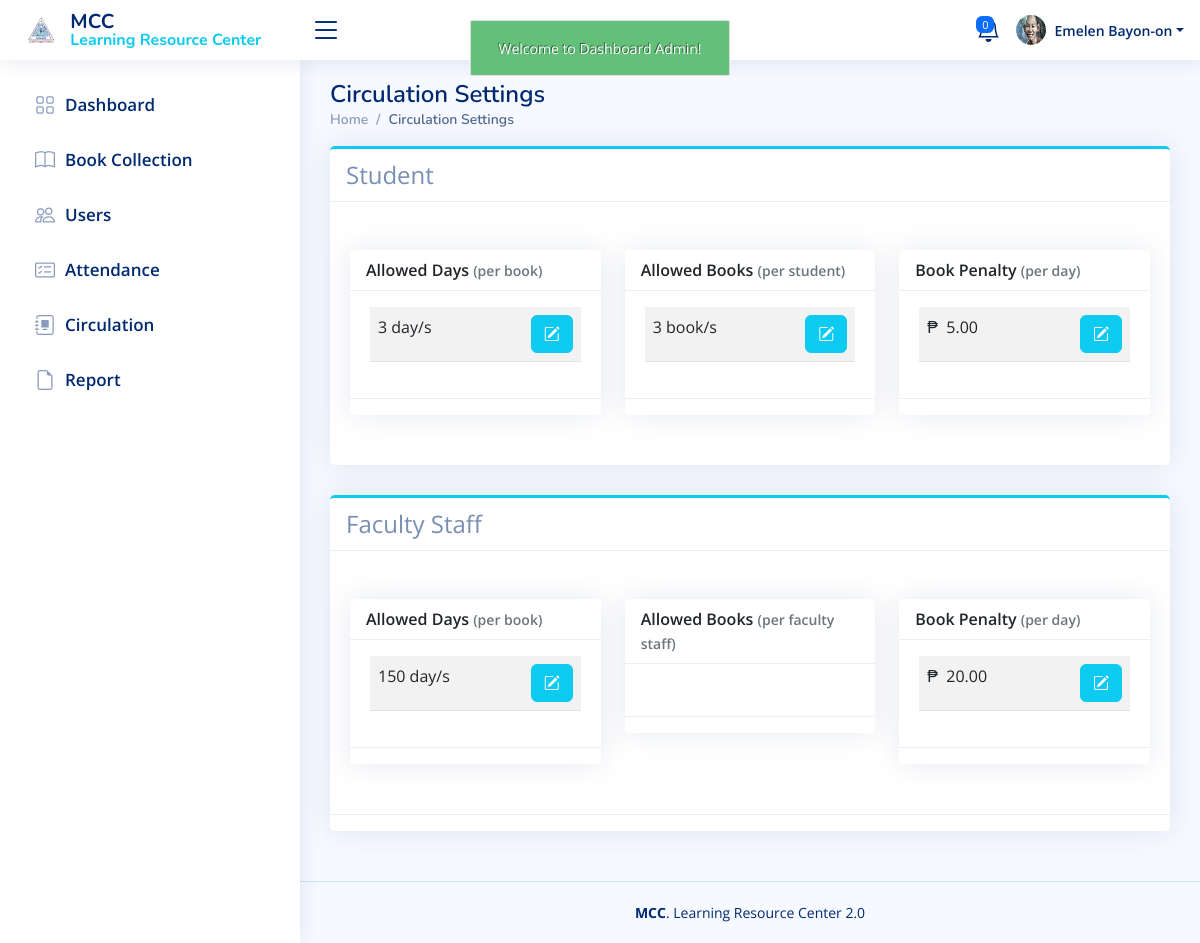
/admin/circulation_settings.php (signed in), run on the app's committed database.
### tables this page shows
CREATE TABLE `allowed_days` (
  `allowed_days_id` int(11) NOT NULL,
  `no_of_days` int(11) NOT NULL
);

CREATE TABLE `allowed_book` (
  `allowed_book_id` int(11) NOT NULL,
  `qntty_books` int(11) NOT NULL
);

CREATE TABLE `penalty` (
  `penalty_id` int(11) NOT NULL,
  `penalty_amount` int(11) NOT NULL
);

### admin/circulation_settings_allowed_days_student.php (the view, shortened to what this page needs)
<div class="col-12 col-md-4 mt-5">
     <div class="card">
          <div class="card-header text-dark  fw-semibold ">
               Allowed Days <span class="text-muted small">(per book)</span>
          </div>
          <div class="card-body">
               <table class="table table-striped mt-3">
                    <tbody>
                         <?php
                         $penalty_query= mysqli_query($con,"SELECT * FROM allowed_days WHERE allowed_days_id = 1 ");
                         while ($student = mysqli_fetch_array ($penalty_query) ){
                         $student_allowed_days_id=$student['allowed_days_id'];
					?>
                         <tr>
                              <td><?php echo $student['no_of_days']; ?>&nbsp;day/s</td>
                              <td style="width: 10px;">
                                   <span data-bs-toggle="tooltip" data-bs-placement="top" title="Edit Day/s">
                                        <a href="#days_edit<?php echo $student_allowed_days_id;?>" type="button"
                                             class="btn btn-info text-white" data-bs-toggle="modal"
                                             data-bs-target="#days_edit<?php echo $student_allowed_days_id;?>">
                                             <i class="bi bi-pencil-square "></i>
                                        </a>
                                   </span>
                              </td>
          </div>
     </div>
</div>
</div>
<?php } ?>
</div>
<div class="card-footer">
</div>
</div>
</div>

### admin/includes/topnav.php (shortened to what this page needs)
<header id="header" class="header fixed-top d-flex align-items-center">
    <div class="d-flex align-items-center">
        <a href="index.php" class="logo d-flex align-items-center">
            <img src="assets/img/mcc-logo.png" alt="logo" class="mx-2" />
            <span class="d-none d-lg-block mx-2">MCC <span class="text-info d-block fs-6">Learning Resource Center</span></span>
        </a>
        <i class="bi bi-list toggle-sidebar-btn"></i>
    </div>
    <?php
    if (isset($_SESSION['auth_admin']['admin_id'])) {
        $id_session = $_SESSION['auth_admin']['admin_id'];
    }
    ?>
    <nav class="header-nav ms-auto">
        <ul class="d-flex align-items-center">
            <li class="nav-item dropdown me-3">
                <a class="nav-link nav-icon fs-4" href="#" data-bs-toggle="dropdown">
                    <?php
                    $query = "SELECT COUNT(DISTINCT CONCAT(h.user_id, '-', h.faculty_id)) AS total_borrowers
                    FROM holds h
                    WHERE h.hold_status = 'Hold'";
                    $query_run = mysqli_query($con, $query);
                    $total_borrowers = $query_run ? mysqli_fetch_assoc($query_run)['total_borrowers'] : 0;
                    echo '<span class="badge bg-primary badge-number">'.$total_borrowers.'</span>';
                    ?>
                </a>
            </li>
            <li class="nav-item dropdown pe-3">
                <?php
                $query = "SELECT * FROM admin WHERE admin_id = '$id_session'";
                $query_run = mysqli_query($con, $query);
                $row = mysqli_fetch_array($query_run);
                ?>
                <a class="nav-link nav-profile d-flex align-items-center pe-0" href="javascript:;" data-bs-toggle="dropdown">
                    <img src="<?= $row['admin_image'] ? '../uploads/admin_profile/'.$row['admin_image'] : 'assets/img/admin.png'; ?>" alt="" width="30px" height="30px" class="rounded-circle">
                    <span class="d-none d-md-block dropdown-toggle ps-2"><?= $_SESSION['auth_admin']['admin_name']; ?></span>
                </a>
            </li>
        </ul>
    </nav>
</header>

### admin/circulation_settings_allowed_qntty_student.php (shortened to what this page needs)
<div class="col-12 col-md-4  mt-5">
     <div class="card">
          <div class="card-header text-dark  fw-semibold">
               Allowed Books <span class="text-muted small">(per student)</span>
          </div>
          <div class="card-body">
               <table class="table table-striped mt-3">
                    <tbody>
                         <?php
							$allowed_book_query= mysqli_query($con,"SELECT * FROM allowed_book WHERE allowed_book_id = 1 ");
							while ($row11= mysqli_fetch_array ($allowed_book_query) ){
							$id=$row11['allowed_book_id'];
							?>
                         <tr>
                              <td><?php echo $row11['qntty_books'];?>&nbsp;book/s</td>
                              <td style="width: 10px;">
                                   <span data-bs-toggle="tooltip" data-bs-placement="top" title="Edit Book/s">
                                        <a href="#book_qntty<?php echo $id;?>" type="button"
                                             class="btn btn-info text-white" data-bs-toggle="modal"
                                             data-bs-target="#book_qntty<?php echo $id;?>">
                                             <i class="bi bi-pencil-square "></i>
                                        </a>
                                   </span>
                              </td>
          </div>
     </div>
</div>
</div>
<?php } ?>
<div class="card-footer">
</div>

### admin/circulation_settings_book_penalty_student.php (shortened to what this page needs)
<div class="col-12 col-md-4 mt-5">
     <div class="card">
          <div class="card-header text-dark  fw-semibold">
               Book Penalty <span class="text-muted small">(per day)</span>
          </div>
          <div class="card-body">
               <table class="table table-striped mt-3">
                    <tbody>
                         <?php
                         $penalty_query= mysqli_query($con,"SELECT * FROM penalty WHERE penalty_id= 1 ");
                         while ($row33= mysqli_fetch_array ($penalty_query) ){
                         $penalty_id=$row33['penalty_id'];
					?>
                         <tr>
                              <td><?php echo '₱&nbsp;'.' '.$row33['penalty_amount']."".'.00'; ?></td>
                              <td style="width: 10px;">
                                   <span data-bs-toggle="tooltip" data-bs-placement="top" title="Edit Penalty">
                                        <a href="#penalty_edit<?php echo $penalty_id;?>" type="button"
                                             class="btn btn-info text-white" data-bs-toggle="modal"
                                             data-bs-target="#penalty_edit<?php echo $penalty_id;?>">
                                             <i class="bi bi-pencil-square "></i>
                                        </a>
                                   </span>
                              </td>
          </div>
     </div>
</div>
<?php } ?>
<div class="card-footer">
</div>

### admin/circulation_settings_allowed_days_faculty.php (shortened to what this page needs)
<div class="col-12 col-md-4 mt-5">
     <div class="card">
          <div class="card-header text-dark  fw-semibold ">
               Allowed Days <span class="text-muted small">(per book)</span>
          </div>
          <div class="card-body">
               <table class="table table-striped mt-3">
                    <tbody>
                         <?php
                         $penalty_query= mysqli_query($con,"SELECT * FROM allowed_days WHERE allowed_days_id = 2");
                         while ($faculty= mysqli_fetch_array ($penalty_query) ){
                         $faculty_allowed_days_id=$faculty['allowed_days_id'];
                         ?>
                         <tr>
                              <td><?php echo $faculty['no_of_days']; ?>&nbsp;day/s</td>
                              <td style="width: 10px;">
                                   <span data-bs-toggle="tooltip" data-bs-placement="top" title="Edit Day/s">
                                        <a href="#days_edit<?php echo $faculty_allowed_days_id;?>" type="button"
                                             class="btn btn-info text-white" data-bs-toggle="modal"
                                             data-bs-target="#days_edit<?php echo $faculty_allowed_days_id;?>">
                                             <i class="bi bi-pencil-square "></i>
                                        </a>
                                   </span>
                              </td>
          </div>
     </div>
</div>
</div>
<?php } ?>
</div>
<div class="card-footer">
</div>
</div>

### admin/circulation_settings_book_penalty_faculty.php (shortened to what this page needs)
<div class="col-12 col-md-4 mt-5">
     <div class="card">
          <div class="card-header text-dark  fw-semibold">
               Book Penalty <span class="text-muted small">(per day)</span>
          </div>
          <div class="card-body">
               <table class="table table-striped mt-3">
                    <tbody>
                         <?php
							$penalty_query= mysqli_query($con,"SELECT * FROM penalty WHERE penalty_id = 2 ");
							while ($row33= mysqli_fetch_array ($penalty_query) ){
							$penalty_id=$row33['penalty_id'];
							?>
                         <tr>
                              <td><?php echo '₱&nbsp;'.' '.$row33['penalty_amount']."".'.00'; ?></td>
                              <td style="width: 10px;">
                                   <span data-bs-toggle="tooltip" data-bs-placement="top" title="Edit Penalty">
                                        <a href="#penalty_edit<?php echo $penalty_id;?>" type="button"
                                             class="btn btn-info text-white" data-bs-toggle="modal"
                                             data-bs-target="#penalty_edit<?php echo $penalty_id;?>">
                                             <i class="bi bi-pencil-square "></i>
                                        </a>
                                   </span>
                              </td>
          </div>
     </div>
</div>
<?php } ?>
<div class="card-footer">
</div>

### admin/assets/css/style.css (style rules this page uses)
:root { scroll-behavior: smooth; }
body { font-family: "Open Sans", sans-serif; background: #f6f9ff; color: #444444; }
a { text-decoration: none; }
.card { margin-bottom: 30px; border: none; border-radius: 5px; box-shadow: 0px 0 30px rgba(1, 41, 112, 0.1); }
.card-header, .card-footer { border-color: #ebeef4; background-color: #fff; color: #798eb3; }
.card-body { padding: 0 20px 20px 20px; }
.logo { line-height: 1; }
@media (min-width: 1200px) { .logo { width: 280px; } }
.logo img { max-height: 26px; margin-right: 6px; }
.logo span { font-size: 20px; font-weight: 700; color: #012970; font-family: "Nunito", sans-serif; }
.header { transition: all 0.5s; z-index: 997; height: 60px; box-shadow: 0px 2px 20px rgba(1, 41, 112, 0.1); background-color: #fff; padding-left: 20px; }
.header .toggle-sidebar-btn { font-size: 32px; padding-left: 10px; cursor: pointer; color: #012970; }
.header-nav ul { list-style: none; }
.header-nav > ul { margin: 0; padding: 0; }
.header-nav .nav-icon { font-size: 20px; color: #012970; }
.header-nav .nav-profile { color: #012970; }
.header-nav .nav-profile img { max-height: 36px; }
.header-nav .nav-profile span { font-size: 14px; font-weight: 600; }
.header-nav .badge-number { position: absolute; inset: 4px 6px auto auto; font-weight: normal; font-size: 11px; padding: 3px 6px; }

### admin/includes/sidebar.php (style rules this page uses)
.badge { position: relative; top: -10px; right: -140px; }

### data on the page
allowed_days: no_of_days "3"
allowed_book: qntty_books "3"
penalty: penalty_amount "5"
allowed_days: no_of_days "150"
penalty: penalty_amount "20"

### other printed values
$total_borrowers "0"
$_SESSION['auth_admin']['admin_name'] "Emelen Bayon-on"
